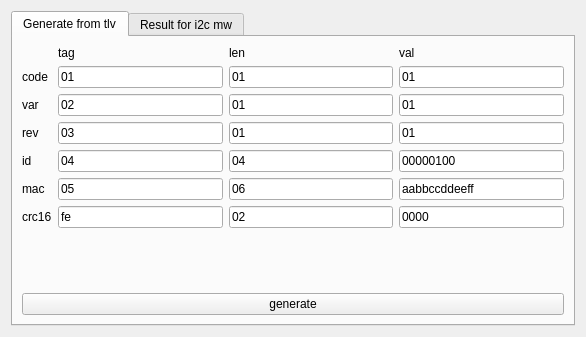
<?xml version="1.0" encoding="UTF-8"?>
<ui version="4.0">
 <class>GenerateFromTLV</class>
 <widget class="QWidget" name="GenerateFromTLV">
  <property name="geometry">
   <rect>
    <x>0</x>
    <y>0</y>
    <width>586</width>
    <height>337</height>
   </rect>
  </property>
  <property name="windowTitle">
   <string>GenerateFromTLV</string>
  </property>
  <layout class="QVBoxLayout" name="verticalLayout_3">
   <item>
    <widget class="QTabWidget" name="tabWidget">
     <property name="currentIndex">
      <number>0</number>
     </property>
     <widget class="QWidget" name="tab">
      <attribute name="title">
       <string>Generate from tlv</string>
      </attribute>
      <layout class="QHBoxLayout" name="horizontalLayout">
       <item>
        <layout class="QVBoxLayout" name="verticalLayout">
         <item>
          <layout class="QGridLayout" name="gridLayout">
           <item row="7" column="0">
            <widget class="QLabel" name="label_9">
             <property name="text">
              <string>crc16</string>
             </property>
            </widget>
           </item>
           <item row="2" column="0">
            <widget class="QLabel" name="label_4">
             <property name="text">
              <string>code</string>
             </property>
            </widget>
           </item>
           <item row="2" column="3">
            <widget class="QLineEdit" name="lineEdit_3">
             <property name="text">
              <string>01</string>
             </property>
            </widget>
           </item>
           <item row="3" column="0">
            <widget class="QLabel" name="label_5">
             <property name="text">
              <string>var</string>
             </property>
            </widget>
           </item>
           <item row="1" column="2">
            <widget class="QLabel" name="label_2">
             <property name="text">
              <string>len</string>
             </property>
            </widget>
           </item>
           <item row="4" column="0">
            <widget class="QLabel" name="label_6">
             <property name="text">
              <string>rev</string>
             </property>
            </widget>
           </item>
           <item row="2" column="2">
            <widget class="QLineEdit" name="lineEdit_2">
             <property name="text">
              <string>01</string>
             </property>
            </widget>
           </item>
           <item row="5" column="1">
            <widget class="QLineEdit" name="lineEdit_10">
             <property name="text">
              <string>04</string>
             </property>
            </widget>
           </item>
           <item row="5" column="3">
            <widget class="QLineEdit" name="lineEdit_12">
             <property name="text">
              <string>00000100</string>
             </property>
            </widget>
           </item>
           <item row="1" column="1">
            <widget class="QLabel" name="label">
             <property name="text">
              <string>tag</string>
             </property>
            </widget>
           </item>
           <item row="6" column="2">
            <widget class="QLineEdit" name="lineEdit_14">
             <property name="text">
              <string>06</string>
             </property>
            </widget>
           </item>
           <item row="1" column="3">
            <widget class="QLabel" name="label_3">
             <property name="text">
              <string>val</string>
             </property>
            </widget>
           </item>
           <item row="7" column="3">
            <widget class="QLineEdit" name="lineEdit_18">
             <property name="text">
              <string>0000</string>
             </property>
            </widget>
           </item>
           <item row="7" column="2">
            <widget class="QLineEdit" name="lineEdit_17">
             <property name="text">
              <string>02</string>
             </property>
            </widget>
           </item>
           <item row="6" column="3">
            <widget class="QLineEdit" name="lineEdit_15">
             <property name="text">
              <string>aabbccddeeff</string>
             </property>
            </widget>
           </item>
           <item row="5" column="2">
            <widget class="QLineEdit" name="lineEdit_11">
             <property name="text">
              <string>04</string>
             </property>
            </widget>
           </item>
           <item row="4" column="3">
            <widget class="QLineEdit" name="lineEdit_9">
             <property name="text">
              <string>01</string>
             </property>
            </widget>
           </item>
           <item row="5" column="0">
            <widget class="QLabel" name="label_7">
             <property name="text">
              <string>id</string>
             </property>
            </widget>
           </item>
           <item row="7" column="1">
            <widget class="QLineEdit" name="lineEdit_16">
             <property name="text">
              <string>fe</string>
             </property>
            </widget>
           </item>
           <item row="6" column="1">
            <widget class="QLineEdit" name="lineEdit_13">
             <property name="text">
              <string>05</string>
             </property>
            </widget>
           </item>
           <item row="2" column="1">
            <widget class="QLineEdit" name="lineEdit">
             <property name="text">
              <string>01</string>
             </property>
            </widget>
           </item>
           <item row="6" column="0">
            <widget class="QLabel" name="label_8">
             <property name="text">
              <string>mac</string>
             </property>
            </widget>
           </item>
           <item row="4" column="2">
            <widget class="QLineEdit" name="lineEdit_8">
             <property name="text">
              <string>01</string>
             </property>
            </widget>
           </item>
           <item row="3" column="2">
            <widget class="QLineEdit" name="lineEdit_5">
             <property name="text">
              <string>01</string>
             </property>
            </widget>
           </item>
           <item row="3" column="1">
            <widget class="QLineEdit" name="lineEdit_4">
             <property name="text">
              <string>02</string>
             </property>
            </widget>
           </item>
           <item row="4" column="1">
            <widget class="QLineEdit" name="lineEdit_7">
             <property name="text">
              <string>03</string>
             </property>
            </widget>
           </item>
           <item row="3" column="3">
            <widget class="QLineEdit" name="lineEdit_6">
             <property name="text">
              <string>01</string>
             </property>
            </widget>
           </item>
           <item row="8" column="1">
            <spacer name="verticalSpacer">
             <property name="orientation">
              <enum>Qt::Vertical</enum>
             </property>
             <property name="sizeHint" stdset="0">
              <size>
               <width>20</width>
               <height>40</height>
              </size>
             </property>
            </spacer>
           </item>
          </layout>
         </item>
         <item>
          <widget class="QPushButton" name="pushButton">
           <property name="text">
            <string>generate</string>
           </property>
          </widget>
         </item>
        </layout>
       </item>
      </layout>
     </widget>
     <widget class="QWidget" name="tab_2">
      <attribute name="title">
       <string>Result for i2c mw</string>
      </attribute>
      <layout class="QVBoxLayout" name="verticalLayout_4">
       <item>
        <layout class="QVBoxLayout" name="verticalLayout_2">
         <item>
          <widget class="QTextEdit" name="textEdit"/>
         </item>
        </layout>
       </item>
      </layout>
     </widget>
    </widget>
   </item>
  </layout>
 </widget>
 <resources/>
 <connections/>
</ui>
